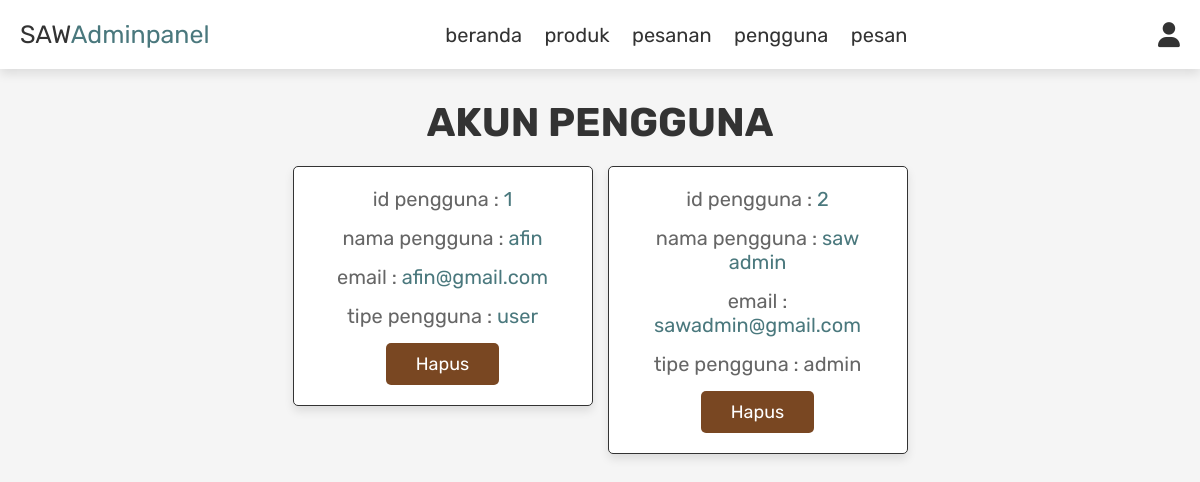
Screenshot of /admin_users.php (signed in) with the database file from the repository.
### tables this page shows
CREATE TABLE `users` (
  `id` int(100) NOT NULL,
  `name` varchar(100) NOT NULL,
  `email` varchar(100) NOT NULL,
  `password` varchar(100) NOT NULL,
  `user_type` varchar(20) NOT NULL DEFAULT 'user'
);

### admin_users.php (the view, shortened to what this page needs)
<?php
include 'config.php';
?>
<!DOCTYPE html>
<html lang="en">
<head>
   <link rel="stylesheet" href="https://cdnjs.cloudflare.com/ajax/libs/font-awesome/6.0.0/css/all.min.css">
   <link rel="stylesheet" href="css/admin_style.css">
</head>
<body>
<?php include 'admin_header.php'; ?>
<section class="users">
   <h1 class="title"> akun pengguna </h1>
   <div class="box-container">
      <?php
         $select_users = mysqli_query($conn, "SELECT * FROM `users`") or die('query failed');
         while($fetch_users = mysqli_fetch_assoc($select_users)){
      ?>
      <div class="box">
         <p> id pengguna : <span><?php echo $fetch_users['id']; ?></span> </p>
         <p> nama pengguna : <span><?php echo $fetch_users['name']; ?></span> </p>
         <p> email : <span><?php echo $fetch_users['email']; ?></span> </p>
         <p> tipe pengguna : <span style="color:<?php if($fetch_users['user_type'] == 'admin'){ echo 'var(--orange)'; } ?>"><?php echo $fetch_users['user_type']; ?></span> </p>
         <a href="admin_users.php?delete=<?php echo $fetch_users['id']; ?>" onclick="return confirm('hapus pengguna?');" class="delete-btn">hapus</a>
      </div>
      <?php
         };
      ?>
   </div>
</section>
</body>
</html>

### css/admin_style.css (style rules this page uses)
:root { --blue:#4A787D; --brown:#794722; --black:#333; --white:#fff; --light-color:#666; --light-white:#ccc; --light-bg:#f5f5f5; --border:.1rem solid var(--black); --box-shadow:0 .5rem 1rem #0000001a; }
* { font-family: 'Rubik', sans-serif; margin:0; padding:0; box-sizing: border-box; outline: none; border:none; text-decoration: none; transition:all .2s linear; }
html { font-size: 62.5%; overflow-x: hidden; }
body { background-color: var(--light-bg); }
section { padding:3rem 2rem; }
.title { text-align: center; margin-bottom: 2rem; text-transform: uppercase; color:var(--black); font-size: 4rem; }
.btn, .option-btn, .delete-btn, .white-btn { display: inline-block; margin-top: 1rem; padding:1rem 3rem; cursor: pointer; color:var(--white); font-size: 1.8rem; border-radius: .5rem; text-transform: capitalize; }
.delete-btn { background-color: var(--brown); }
.users .box-container { display: grid; grid-template-columns: repeat(auto-fit, 30rem); justify-content: center; gap:1.5rem; max-width: 1200px; margin:0 auto; align-items: flex-start; }
.users .box-container .box { background-color: var(--white); padding:2rem; border:var(--border); box-shadow: var(--box-shadow); border-radius: .5rem; text-align: center; }
.users .box-container .box p { padding-bottom: 1.5rem; font-size: 2rem; color:var(--light-color); }
.users .box-container .box p span { color:var(--blue); }
.users .box-container .box .delete-btn { margin-top: 0; }

### rows the page displays
users: id "1", name "afin", email "afin@gmail.com", user_type "user"
users: id "2", name "saw admin", email "sawadmin@gmail.com", user_type "admin"
